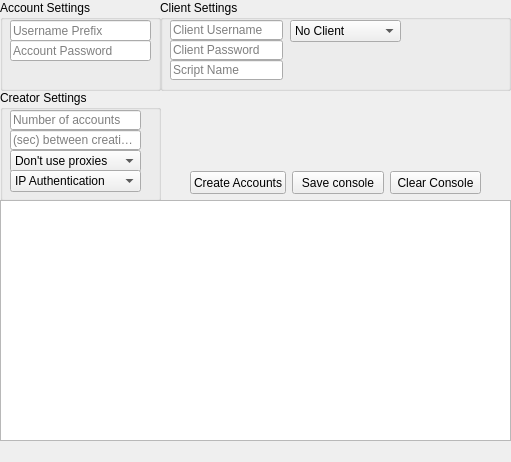
<?xml version="1.0" encoding="UTF-8"?>
<ui version="4.0">
 <class>MainWindow</class>
 <widget class="QMainWindow" name="MainWindow">
  <property name="geometry">
   <rect>
    <x>0</x>
    <y>0</y>
    <width>511</width>
    <height>462</height>
   </rect>
  </property>
  <property name="sizePolicy">
   <sizepolicy hsizetype="Fixed" vsizetype="Fixed">
    <horstretch>0</horstretch>
    <verstretch>0</verstretch>
   </sizepolicy>
  </property>
  <property name="minimumSize">
   <size>
    <width>511</width>
    <height>462</height>
   </size>
  </property>
  <property name="maximumSize">
   <size>
    <width>511</width>
    <height>462</height>
   </size>
  </property>
  <property name="windowTitle">
   <string>Gavins Account Creator</string>
  </property>
  <widget class="QWidget" name="centralwidget">
   <widget class="QGroupBox" name="acc_groupbox">
    <property name="geometry">
     <rect>
      <x>0</x>
      <y>0</y>
      <width>161</width>
      <height>91</height>
     </rect>
    </property>
    <property name="title">
     <string>Account Settings</string>
    </property>
    <widget class="QLineEdit" name="account_password_field">
     <property name="geometry">
      <rect>
       <x>10</x>
       <y>40</y>
       <width>141</width>
       <height>21</height>
      </rect>
     </property>
     <property name="placeholderText">
      <string>Account Password</string>
     </property>
    </widget>
    <widget class="QLineEdit" name="username_prefix_field">
     <property name="geometry">
      <rect>
       <x>10</x>
       <y>20</y>
       <width>141</width>
       <height>21</height>
      </rect>
     </property>
     <property name="placeholderText">
      <string>Username Prefix</string>
     </property>
    </widget>
   </widget>
   <widget class="QGroupBox" name="client_groupbox">
    <property name="geometry">
     <rect>
      <x>160</x>
      <y>0</y>
      <width>351</width>
      <height>91</height>
     </rect>
    </property>
    <property name="title">
     <string>Client Settings</string>
    </property>
    <widget class="QLineEdit" name="client_username_field">
     <property name="geometry">
      <rect>
       <x>10</x>
       <y>20</y>
       <width>113</width>
       <height>20</height>
      </rect>
     </property>
     <property name="placeholderText">
      <string>Client Username</string>
     </property>
    </widget>
    <widget class="QLineEdit" name="client_password_field">
     <property name="geometry">
      <rect>
       <x>10</x>
       <y>40</y>
       <width>113</width>
       <height>20</height>
      </rect>
     </property>
     <property name="placeholderText">
      <string>Client Password</string>
     </property>
    </widget>
    <widget class="QLineEdit" name="script_name_field">
     <property name="geometry">
      <rect>
       <x>10</x>
       <y>60</y>
       <width>113</width>
       <height>20</height>
      </rect>
     </property>
     <property name="placeholderText">
      <string>Script Name</string>
     </property>
    </widget>
    <widget class="QComboBox" name="use_client_box">
     <property name="geometry">
      <rect>
       <x>130</x>
       <y>20</y>
       <width>111</width>
       <height>22</height>
      </rect>
     </property>
     <item>
      <property name="text">
       <string>No Client</string>
      </property>
     </item>
     <item>
      <property name="text">
       <string>OSBot Client</string>
      </property>
     </item>
     <item>
      <property name="text">
       <string>Tribot Client</string>
      </property>
     </item>
    </widget>
   </widget>
   <widget class="QGroupBox" name="creator_groupbox">
    <property name="geometry">
     <rect>
      <x>0</x>
      <y>90</y>
      <width>161</width>
      <height>111</height>
     </rect>
    </property>
    <property name="title">
     <string>Creator Settings</string>
    </property>
    <widget class="QLineEdit" name="accs_field">
     <property name="geometry">
      <rect>
       <x>10</x>
       <y>20</y>
       <width>131</width>
       <height>20</height>
      </rect>
     </property>
     <property name="placeholderText">
      <string>Number of accounts</string>
     </property>
    </widget>
    <widget class="QLineEdit" name="retry_timer_field">
     <property name="geometry">
      <rect>
       <x>10</x>
       <y>40</y>
       <width>131</width>
       <height>20</height>
      </rect>
     </property>
     <property name="placeholderText">
      <string>(sec) between creations</string>
     </property>
    </widget>
    <widget class="QComboBox" name="use_proxies_box">
     <property name="geometry">
      <rect>
       <x>10</x>
       <y>60</y>
       <width>131</width>
       <height>22</height>
      </rect>
     </property>
     <property name="currentText">
      <string>Don't use proxies</string>
     </property>
     <item>
      <property name="text">
       <string>Don't use proxies</string>
      </property>
     </item>
     <item>
      <property name="text">
       <string>Use proxies</string>
      </property>
     </item>
    </widget>
    <widget class="QComboBox" name="proxy_auth_box">
     <property name="geometry">
      <rect>
       <x>10</x>
       <y>80</y>
       <width>131</width>
       <height>22</height>
      </rect>
     </property>
     <item>
      <property name="text">
       <string>IP Authentication</string>
      </property>
     </item>
     <item>
      <property name="text">
       <string>User/Pass Authentication</string>
      </property>
     </item>
    </widget>
   </widget>
   <widget class="QTextBrowser" name="console_browser">
    <property name="geometry">
     <rect>
      <x>0</x>
      <y>200</y>
      <width>511</width>
      <height>241</height>
     </rect>
    </property>
   </widget>
   <widget class="QWidget" name="">
    <property name="geometry">
     <rect>
      <x>190</x>
      <y>170</y>
      <width>291</width>
      <height>25</height>
     </rect>
    </property>
    <layout class="QHBoxLayout" name="horizontalLayout">
     <item>
      <widget class="QPushButton" name="create_accounts_button">
       <property name="minimumSize">
        <size>
         <width>91</width>
         <height>23</height>
        </size>
       </property>
       <property name="text">
        <string>Create Accounts</string>
       </property>
      </widget>
     </item>
     <item>
      <widget class="QPushButton" name="save_console_button">
       <property name="minimumSize">
        <size>
         <width>91</width>
         <height>23</height>
        </size>
       </property>
       <property name="text">
        <string>Save console</string>
       </property>
      </widget>
     </item>
     <item>
      <widget class="QPushButton" name="clear_console_button">
       <property name="minimumSize">
        <size>
         <width>91</width>
         <height>23</height>
        </size>
       </property>
       <property name="text">
        <string>Clear Console</string>
       </property>
      </widget>
     </item>
    </layout>
   </widget>
   <zorder>client_groupbox</zorder>
   <zorder>acc_groupbox</zorder>
   <zorder>creator_groupbox</zorder>
   <zorder>console_browser</zorder>
   <zorder>create_accounts_button</zorder>
   <zorder>clear_console_button</zorder>
   <zorder>save_console_button</zorder>
  </widget>
  <widget class="QMenuBar" name="menubar">
   <property name="geometry">
    <rect>
     <x>0</x>
     <y>0</y>
     <width>511</width>
     <height>21</height>
    </rect>
   </property>
  </widget>
 </widget>
 <resources/>
 <connections>
  <connection>
   <sender>clear_console_button</sender>
   <signal>clicked()</signal>
   <receiver>MainWindow</receiver>
   <slot>clear_console()</slot>
   <hints>
    <hint type="sourcelabel">
     <x>405</x>
     <y>202</y>
    </hint>
    <hint type="destinationlabel">
     <x>255</x>
     <y>230</y>
    </hint>
   </hints>
  </connection>
  <connection>
   <sender>save_console_button</sender>
   <signal>clicked()</signal>
   <receiver>MainWindow</receiver>
   <slot>save_console()</slot>
   <hints>
    <hint type="sourcelabel">
     <x>315</x>
     <y>202</y>
    </hint>
    <hint type="destinationlabel">
     <x>255</x>
     <y>230</y>
    </hint>
   </hints>
  </connection>
  <connection>
   <sender>create_accounts_button</sender>
   <signal>clicked()</signal>
   <receiver>MainWindow</receiver>
   <slot>create_accounts()</slot>
   <hints>
    <hint type="sourcelabel">
     <x>225</x>
     <y>202</y>
    </hint>
    <hint type="destinationlabel">
     <x>255</x>
     <y>230</y>
    </hint>
   </hints>
  </connection>
 </connections>
 <slots>
  <slot>clear_console()</slot>
  <slot>save_console()</slot>
  <slot>create_accounts()</slot>
  <slot>use_tribot()</slot>
  <slot>use_osbot()</slot>
  <slot>no_client()</slot>
  <slot>use_proxies()</slot>
  <slot>no_proxies()</slot>
 </slots>
</ui>
